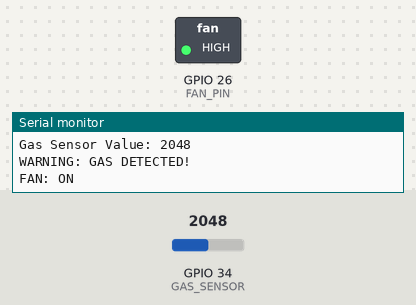
The sketch below on a simulated ESP32. Shown: switched loads named in the sketch (green lamp = pin HIGH), the last lines printed to the serial monitor. The inputs (shaded band) are chosen by the test bench; at power-on: GPIO 34 (GAS_SENSOR) = 2048.

Above: at 3.2 s.
3.3 s: GPIO 34 (GAS_SENSOR) set to 277
5.2 s: GPIO 34 (GAS_SENSOR) set to 246
At 6.9 s:
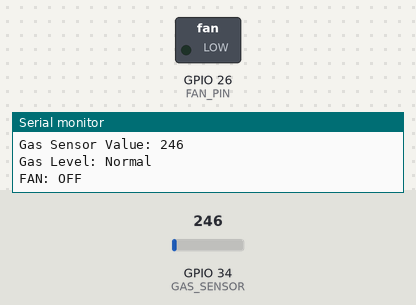
7.5 s: GPIO 34 (GAS_SENSOR) set to 491
At 8.4 s:
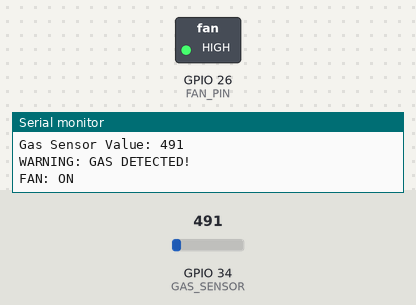
9.5 s: GPIO 34 (GAS_SENSOR) set to 220
At 11.2 s:
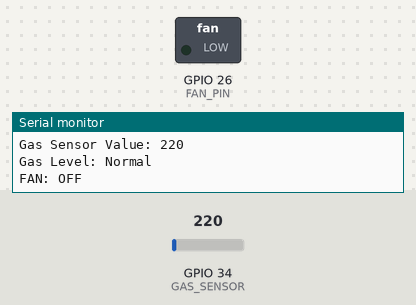
Timing chart, 0 to 12.5 s (numbered marks = the images above; inputs shaded):
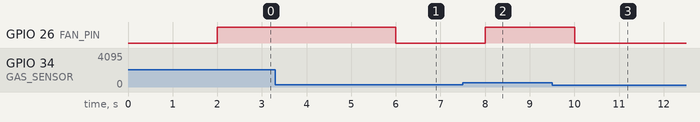

Measured:
- the behaviour switches between 260 and 259 on GPIO 34 (GAS_SENSOR) (found by bisection; images 0 and 1)
- after the input at 5.2 s, GPIO 26 (FAN_PIN): HIGH → LOW after 0.80 s
- after the input at 7.5 s, GPIO 26 (FAN_PIN): LOW → HIGH after 0.50 s
- after the input at 9.5 s, GPIO 26 (FAN_PIN): HIGH → LOW after 0.50 s

The sketch:

Smart_Gas_Detector.ino
```cpp
#define GAS_SENSOR 34
#define FAN_PIN 26

int threshold = 260;

void setup() {
  Serial.begin(115200);
  delay(2000);

  pinMode(FAN_PIN, OUTPUT);
  digitalWrite(FAN_PIN, LOW);

  Serial.println("ESP32 Gas Sensor Test");
}

void loop() {

  int gasValue = analogRead(GAS_SENSOR);

  Serial.print("Gas Sensor Value: ");
  Serial.println(gasValue);

  if (gasValue >= threshold) {

    digitalWrite(FAN_PIN, HIGH);

    Serial.println("WARNING: GAS DETECTED!");
    Serial.println("FAN: ON");

  } else {

    digitalWrite(FAN_PIN, LOW);

    Serial.println("Gas Level: Normal");
    Serial.println("FAN: OFF");
  }

  delay(1000);
}
```
